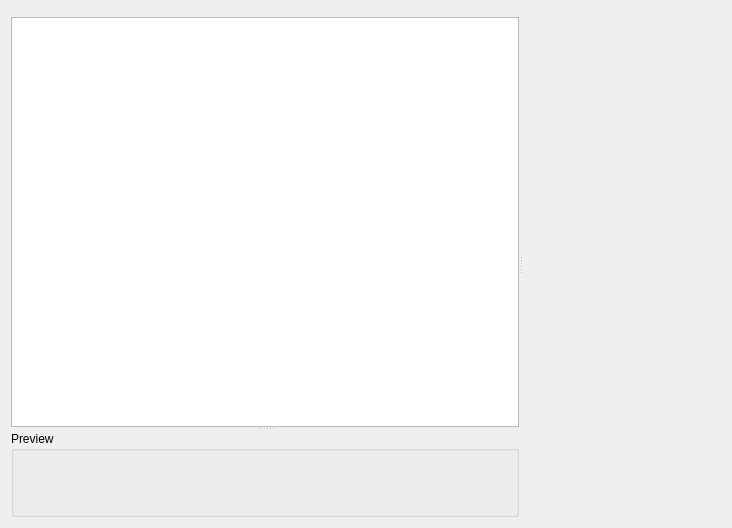
<?xml version="1.0" encoding="UTF-8"?>
<ui version="4.0">
 <class>GammaRay::WidgetInspector</class>
 <widget class="QWidget" name="GammaRay::WidgetInspector">
  <property name="geometry">
   <rect>
    <x>0</x>
    <y>0</y>
    <width>732</width>
    <height>528</height>
   </rect>
  </property>
  <layout class="QGridLayout" name="gridLayout_2">
   <item row="0" column="0">
    <widget class="QSplitter" name="splitter_2">
     <property name="orientation">
      <enum>Qt::Horizontal</enum>
     </property>
     <widget class="QSplitter" name="splitter">
      <property name="orientation">
       <enum>Qt::Vertical</enum>
      </property>
      <widget class="QWidget" name="layoutWidget">
       <layout class="QVBoxLayout" name="verticalLayout">
        <item>
         <widget class="KFilterProxySearchLine" name="widgetSearchLine"/>
        </item>
        <item>
         <widget class="QTreeView" name="widgetTreeView"/>
        </item>
       </layout>
      </widget>
      <widget class="QGroupBox" name="groupBox">
       <property name="title">
        <string>Preview</string>
       </property>
       <layout class="QGridLayout" name="gridLayout">
        <item row="0" column="0">
         <widget class="GammaRay::WidgetPreviewWidget" name="widgetPreviewWidget" native="true"/>
        </item>
       </layout>
      </widget>
     </widget>
     <widget class="GammaRay::PropertyWidget" name="widgetPropertyWidget" native="true"/>
    </widget>
   </item>
  </layout>
  <action name="actionSaveAsImage">
   <property name="text">
    <string>Save as &amp;Image...</string>
   </property>
   <property name="toolTip">
    <string>Save currently selected widget as image.</string>
   </property>
  </action>
  <action name="actionSaveAsSvg">
   <property name="text">
    <string>Save as &amp;SVG...</string>
   </property>
   <property name="toolTip">
    <string>Renders the currently selected image as SVG vector graphic.</string>
   </property>
  </action>
  <action name="actionSaveAsPdf">
   <property name="text">
    <string>Save as &amp;PDF...</string>
   </property>
   <property name="toolTip">
    <string>Renders the currently selected widget in to a PDF file.</string>
   </property>
  </action>
  <action name="actionSaveAsUiFile">
   <property name="text">
    <string>Save as &amp;UI file...</string>
   </property>
   <property name="toolTip">
    <string>Saves the currently selected widget as a Qt designer UI file.</string>
   </property>
  </action>
  <action name="actionAnalyzePainting">
   <property name="text">
    <string>&amp;Analyze Painting...</string>
   </property>
  </action>
 </widget>
 <customwidgets>
  <customwidget>
   <class>KFilterProxySearchLine</class>
   <extends>QWidget</extends>
   <header>kde/kfilterproxysearchline.h</header>
  </customwidget>
  <customwidget>
   <class>GammaRay::PropertyWidget</class>
   <extends>QWidget</extends>
   <header>propertywidget.h</header>
   <container>1</container>
  </customwidget>
  <customwidget>
   <class>GammaRay::WidgetPreviewWidget</class>
   <extends>QWidget</extends>
   <header>tools/widgetinspector/widgetpreviewwidget.h</header>
   <container>1</container>
  </customwidget>
 </customwidgets>
 <resources/>
 <connections/>
</ui>
